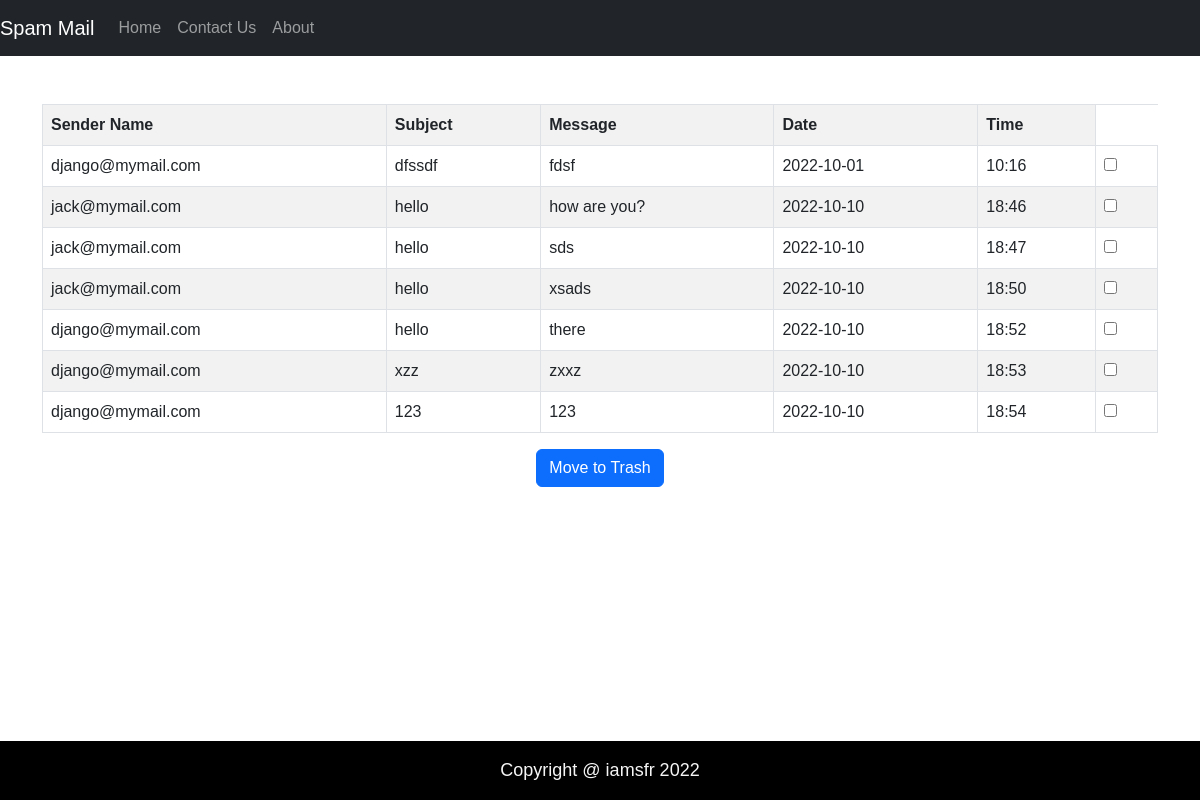
Page /trash/ (signed in) on the committed database.
### siteuser/models.py (models this page shows)
class message_tb(models.Model):
    senderid = models.ForeignKey(register_tb,on_delete=models.CASCADE,related_name='sender')
    subject = models.CharField( max_length=50)
    message = models.CharField( max_length=50)
    date = models.CharField( max_length=50)
    time = models.CharField( max_length=50)
    receiverid = models.ForeignKey(register_tb, on_delete=models.CASCADE,related_name='receiver')
    status = models.CharField( max_length=50,default='pending')
    filterstatus = models.CharField( max_length=50,default='pending')

class register_tb(models.Model):
    name = models.CharField( max_length=50)
    address = models.CharField( max_length=50)
    dob = models.CharField( max_length=50)
    gender = models.CharField( max_length=50,default='abc')
    country = models.ForeignKey(country_tb,on_delete=models.CASCADE)
    state = models.ForeignKey(state_tb, on_delete=models.CASCADE)
    phone = models.CharField( max_length=50)
    username = models.CharField( max_length=50)
    password = models.CharField( max_length=50)
    security_question = models.CharField( max_length=50)
    answer = models.CharField( max_length=50,default='abc')

### siteuser/views.py (the view)
# urls.py: path('trash/',siteuser.trash,name='trash'),
def trash(request):
    senderid = request.session['id']
    status = ['pending','deleted by sender']
    trash = message_tb.objects.filter(receiverid=senderid,status__in=status)
    return render(request,'trash.html',{'msg':trash})

### templates/trash.html (shortened to what this page needs)
<!DOCTYPE html>
<html lang="en">
<head>
    <link rel="stylesheet" href="https://cdn.jsdelivr.net/npm/bootstrap@5.2.2/dist/css/bootstrap.min.css">
</head>
<body>
  <div class="navbar navbar-expand-lg navbar-dark bg-dark">
    <a class="navbar-brand" href="#">Spam Mail</a>
    <ul class="navbar-nav">
        <li class="nav-item">
            <a class="nav-link" href="{% url 'userhome' %}">Home</a>
        <li class="nav-item">
            <a class="nav-link" href="#">Contact Us</a>
        <li class="nav-item">
            <a class="nav-link" href="#">About</a>
    </ul>
</div>
    <div class="container mt-5">
    <form action="{% url 'movetotrash' %}" method="post">
    <table class="table table table-hover table-striped table-bordered responsive-md">
        <tr>
            <th>Sender Name</th>
            <th>Subject</th>
            <th>Message</th>
            <th>Date</th>
            <th>Time</th>
        </tr>
        {% for m in msg %}
        <tr>
            <td>{{m.senderid.username}}</td>
            <td>{{m.subject}}</td>
            <td>{{m.message}}</td>
            <td>{{m.date}}</td>
            <td>{{m.time}}</td>
            <td><input type="checkbox" name="checkbox" value="{{m.id}}"></td>
        </tr>
        {% endfor %}
    </table>
        <div class="d-flex justify-content-center">
            <input class="btn btn-primary text-center" type="submit" value="Move to Trash">
        </div>
</form>
</div>
<div style="background-color:rgb(0, 0, 0); color: whitesmoke; font-size: large;" class="fixed-bottom text-center p-3">
    <footer>Copyright @ iamsfr 2022</footer>
  </div>
</body>
</html>

### templates/trash.html (style rules this page uses)
body { font-family:Verdana, Geneva, Tahoma, sans-serif; background-color: E8E9EB; }
a { text-decoration: none; }

### rows in the picture
message_tb: senderid.username "django@mymail.com", subject "dfssdf", message "fdsf", date "2022-10-01", time "10:16"
message_tb: senderid.username "jack@mymail.com", subject "hello", message "how are you?", date "2022-10-10", time "18:46"
message_tb: senderid.username "jack@mymail.com", subject "hello", message "sds", date "2022-10-10", time "18:47"
message_tb: senderid.username "jack@mymail.com", subject "hello", message "xsads", date "2022-10-10", time "18:50"
message_tb: senderid.username "django@mymail.com", subject "hello", message "there", date "2022-10-10", time "18:52"
message_tb: senderid.username "django@mymail.com", subject "xzz", message "zxxz", date "2022-10-10", time "18:53"
message_tb: senderid.username "django@mymail.com", subject "123", message "123", date "2022-10-10", time "18:54"
